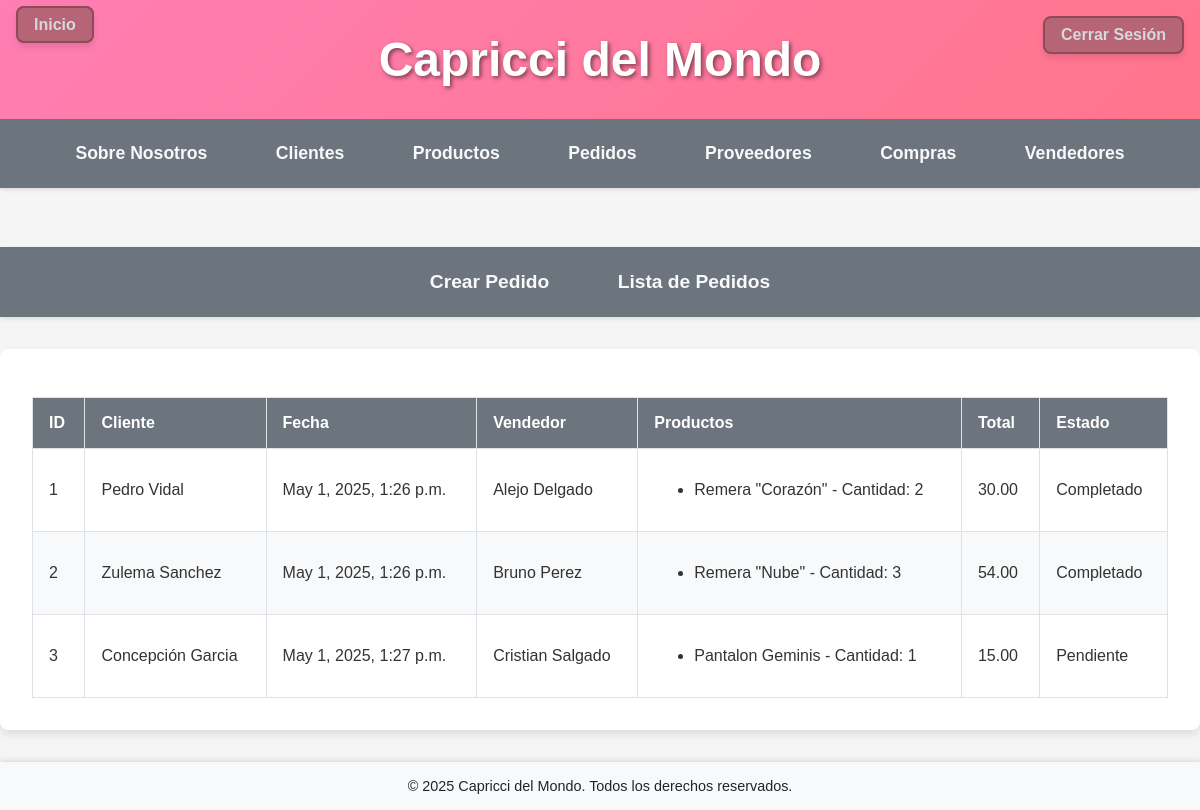
The page /pedidos/ (signed in) on the database its author committed.
### externo/models.py (models this page shows, shortened)
class Pedido(models.Model):
    cliente = models.ForeignKey(Cliente, on_delete=models.CASCADE)
    vendedor = models.ForeignKey("interno.Vendedor", on_delete=models.CASCADE)
    estado = models.CharField(max_length=20, choices=[('Pendiente', 'Pendiente'), ('Completado', 'Completado')])
    fecha = models.DateTimeField(auto_now_add=True)
    total = models.DecimalField(max_digits=10, decimal_places=2, default=0)
    def calcular_total(self):
        total = 0
        for pedido_producto in self.pedidoproducto_set.all():
            total += pedido_producto.producto.precio * pedido_producto.cantidad
        return total

class Cliente(models.Model):
    nombre = models.CharField(max_length=100)
    apellido = models.CharField(max_length=100)
    email = models.EmailField()
    telefono = models.CharField(max_length=15)
    code = models.CharField(max_length=32, default=generate_code, editable=False, unique=True, db_index=True)

class PedidoProducto(models.Model):
    pedido = models.ForeignKey(Pedido, on_delete=models.CASCADE)
    producto = models.ForeignKey("interno.Producto", on_delete=models.CASCADE, null=True, blank=True)
    cantidad = models.IntegerField()

### interno/models.py (models this page shows, shortened)
class Vendedor(models.Model):
    nombre = models.CharField(max_length=100)
    apellido = models.CharField(max_length=100)
    email = models.EmailField()
    telefono = models.CharField(max_length=15)
    code = models.CharField(max_length=32, default=generate_code, editable=False, unique=True, db_index=True)

class Producto(models.Model):
    nombre = models.CharField(max_length=100)
    descripcion = models.TextField()
    precio = models.DecimalField(max_digits=10, decimal_places=2)
    stock = models.IntegerField()
    proveedor = models.ForeignKey('Proveedor', on_delete=models.CASCADE, null=True, blank=True)

### externo/views.py (the view)
# urls.py: path("pedidos/", pedidos, name="pedidos"),
def pedidos(request):
    pedidos = Pedido.objects.all()
    pedidos_data = []
    for pedido in pedidos:
        productos = pedido.pedidoproducto_set.all()
        total = pedido.calcular_total()
        pedidos_data.append({
            "pedido": pedido,
            "productos": productos,
            "total": total,
        })
    context = {"pedidos_data": pedidos_data}
    return render(request, "externo/pedidos.html", context)

### externo/templates/externo/pedidos.html
{% extends 'externo/base.html' %}
{% block contenido %}
<div class="container">
    <table>
        <thead>
            <tr>
                <th>ID</th>
                <th>Cliente</th>
                <th>Fecha</th>
                <th>Vendedor</th>
                <th>Productos</th>
                <th>Total</th>
                <th>Estado</th>
            </tr>
        </thead>
        <tbody>
            {% for pedido_data in pedidos_data %}
            <tr>
                <td>{{ pedido_data.pedido.id }}</td>
                <td>{{ pedido_data.pedido.cliente.nombre }} {{ pedido_data.pedido.cliente.apellido }}</td>
                <td>{{ pedido_data.pedido.fecha }}</td>
                <td>{{ pedido_data.pedido.vendedor.nombre }} {{ pedido_data.pedido.vendedor.apellido }}</td>
                <td>
                    <ul>
                        {% for producto in pedido_data.productos %}
                        <li>{{ producto.producto.nombre }} - Cantidad: {{ producto.cantidad }}</li>
                        {% endfor %}
                    </ul>
                </td>
                <td>{{ pedido_data.total }}</td>
                <td>{{ pedido_data.pedido.estado }}</td>
            </tr>
            {% endfor %}
        </tbody>
    </table>
</div>
{% endblock %}

### externo/templates/externo/base.html (style rules this page uses)
body { font-family: 'Poppins', sans-serif; background-color: #f5f5f5; color: #333; margin: 0; padding: 0; }
.container { max-width: 1200px; margin: 2rem auto; padding: 2rem; background-color: #fff; border-radius: 8px; box-shadow: 0 4px 8px rgba(0, 0, 0, 0.1); }
table { width: 100%; border-collapse: collapse; margin-top: 1rem; }
th, td { padding: 1rem; text-align: left; border: 1px solid #dee2e6; }
th { background-color: #6c757d; color: #fff; font-weight: bold; }
tr:nth-child(even) { background-color: #f8f9fa; }

### rows shown on the page
Pedido: pedido.id "1", pedido.cliente.nombre "Pedro", pedido.cliente.apellido "Vidal", pedido.fecha "May 1, 2025, 1:26 p.m.", pedido.vendedor.nombre "Alejo", pedido.vendedor.apellido "Delgado", total "30.00", pedido.estado "Completado"
PedidoProducto: producto.nombre "Remera \"Corazón\"", cantidad "2"
Pedido: pedido.id "2", pedido.cliente.nombre "Zulema", pedido.cliente.apellido "Sanchez", pedido.fecha "May 1, 2025, 1:26 p.m.", pedido.vendedor.nombre "Bruno", pedido.vendedor.apellido "Perez", total "54.00", pedido.estado "Completado"
PedidoProducto: producto.nombre "Remera \"Nube\"", cantidad "3"
Pedido: pedido.id "3", pedido.cliente.nombre "Concepción", pedido.cliente.apellido "Garcia", pedido.fecha "May 1, 2025, 1:27 p.m.", pedido.vendedor.nombre "Cristian", pedido.vendedor.apellido "Salgado", total "15.00", pedido.estado "Pendiente"
PedidoProducto: producto.nombre "Pantalon Geminis", cantidad "1"
